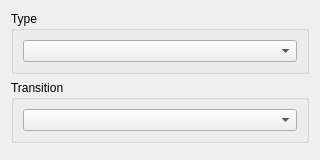
<?xml version="1.0" encoding="UTF-8"?>
<ui version="4.0">
 <class>ChangeScreenTransitionsWidget</class>
 <widget class="QWidget" name="ChangeScreenTransitionsWidget">
  <property name="geometry">
   <rect><x>0</x><y>0</y><width>320</width><height>160</height></rect>
  </property>
  <property name="windowTitle">
   <string>Change Screen Transitions</string>
  </property>
  <layout class="QVBoxLayout" name="verticalLayout">
   <item>
    <widget class="QGroupBox" name="groupType">
     <property name="title"><string>Type</string></property>
     <layout class="QVBoxLayout" name="layoutType">
      <item><widget class="QComboBox" name="comboType"/></item>
     </layout>
    </widget>
   </item>
   <item>
    <widget class="QGroupBox" name="groupTransition">
     <property name="title"><string>Transition</string></property>
     <layout class="QVBoxLayout" name="layoutTransition">
      <item><widget class="QComboBox" name="comboTransition"/></item>
     </layout>
    </widget>
   </item>
   <item>
    <spacer name="verticalSpacer">
     <property name="orientation"><enum>Qt::Vertical</enum></property>
     <property name="sizeHint" stdset="0"><size><width>20</width><height>10</height></size></property>
    </spacer>
   </item>
  </layout>
 </widget>
 <resources/>
 <connections/>
</ui>
